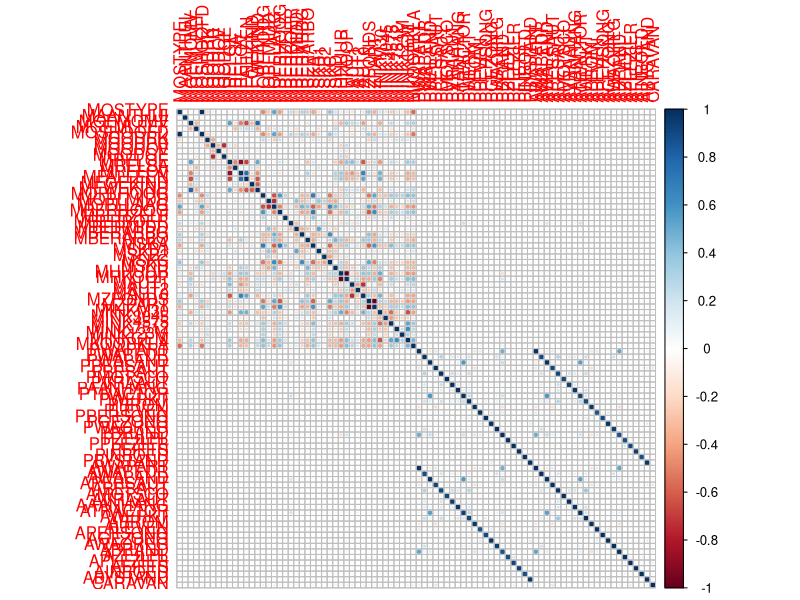

Write the R code that produced this figure.
## ---- chunk 1
data <- read.csv("data/train.csv", header = TRUE)
## ---- chunk 2
library(corrplot)
cor_matrix <- cor(data)
corrplot(cor_matrix, method = "circle")
## ---- chunk 3
# find the most correlated variables
columns_to_remove <- c()
for (i in seq_len(ncol(cor_matrix))) {
  for (j in seq_len(ncol(cor_matrix))) {
    if (i > j) {
      if (abs(cor_matrix[i, j]) > 0.7) {
        print(paste(colnames(cor_matrix)[i], colnames(cor_matrix)[j],
                    cor_matrix[i, j]))
        columns_to_remove <- c(columns_to_remove, colnames(cor_matrix)[j])
      }
    }
  }
}
## ---- chunk 4
print(columns_to_remove)
